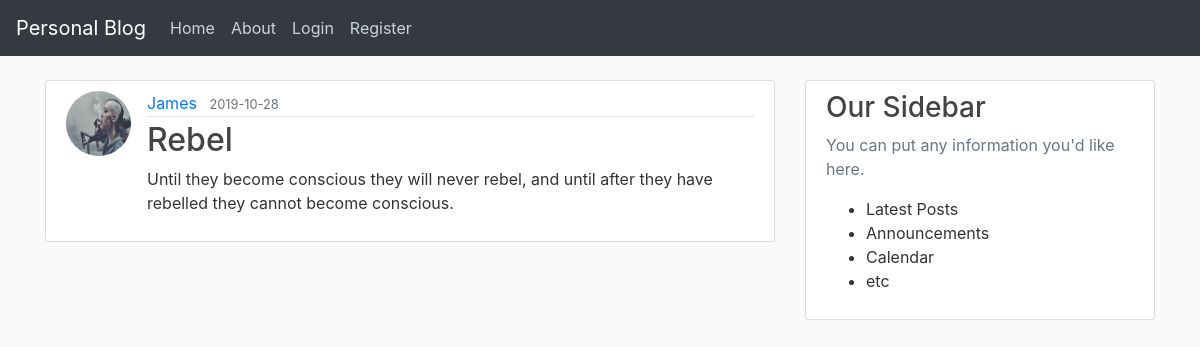
Page /post/9 on the committed database.
### flaskblog/models.py (models this page shows, shortened)
class User(db.Model,UserMixin):
    id = db.Column(db.Integer, primary_key=True)
    username = db.Column(db.String(80), unique=True, nullable=False)
    email = db.Column(db.String(120), unique=True, nullable=False)
    image_file = db.Column(db.String(20),nullable=False,default='default.jpg')
    password = db.Column(db.String(60),nullable=False)
    posts = db.relationship('Post',backref='author',lazy=True)

class Post(db.Model):
  id = db.Column(db.Integer, primary_key=True)
  title = db.Column(db.String(100),nullable=False)
  date_posted = db.Column(db.DateTime,nullable=False,default=datetime.utcnow)
  content = db.Column(db.Text,nullable=False)
  user_id = db.Column(db.Integer,db.ForeignKey('user.id'),nullable=False)

### flaskblog/routes.py (the view)
@app.route('/post/<int:post_id>')
def post(post_id):
    post = Post.query.get_or_404(post_id)
    return render_template('post.html',title=post.title,post=post)

### flaskblog/templates/post.html (shortened to what this page needs)
{% extends 'layout.html' %}
{% block content %}
  <article class="media content-section">
    <img src="{{ url_for('static',filename='profile_pics/' + post.author.image_file) }}" alt="user profile image"
      class="rounded-circle article-img">
    <div class="media-body">
      <div class="article-metadata">
        <a href="#" class="mr-2">{{ post.author.username }}</a>
        <small class="text-muted">{{ post.date_posted.strftime('%Y-%m-%d') }}</small>
      </div>
      <h2 class="article-title">{{ post.title }}</h2>
      <p class="article-content">{{ post.content }}</p>
    </div>
  </article>
{% endblock content %}

### flaskblog/static/main.css (style rules this page uses)
body { background: #fafafa; color: #333333; margin-top: 5rem; }
h1, h2, h3, h4, h5, h6 { color: #444444; }
.content-section { background: #ffffff; padding: 10px 20px; border: 1px solid #dddddd; border-radius: 3px; margin-bottom: 20px; }
.article-title { color: #444444; }
.article-content { white-space: pre-line; }
.article-img { height: 65px; width: 65px; margin-right: 16px; }
.article-metadata { padding-bottom: 1px; margin-bottom: 4px; border-bottom: 1px solid #e3e3e3; }

### rows in the picture
User: image_file (picture), author.username "James"
Post: date_posted "2019-10-28", title "Rebel", content "Until they become conscious they will never rebel, and until after they have rebelled they cannot become conscious."
